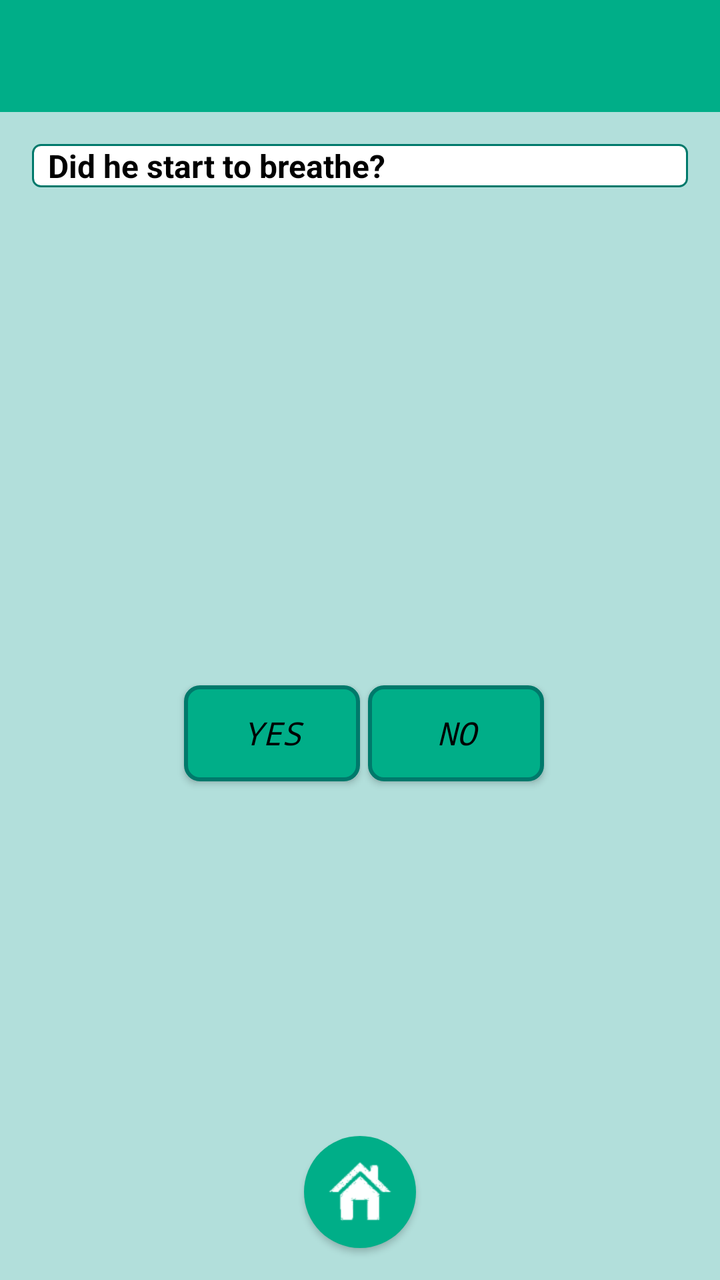
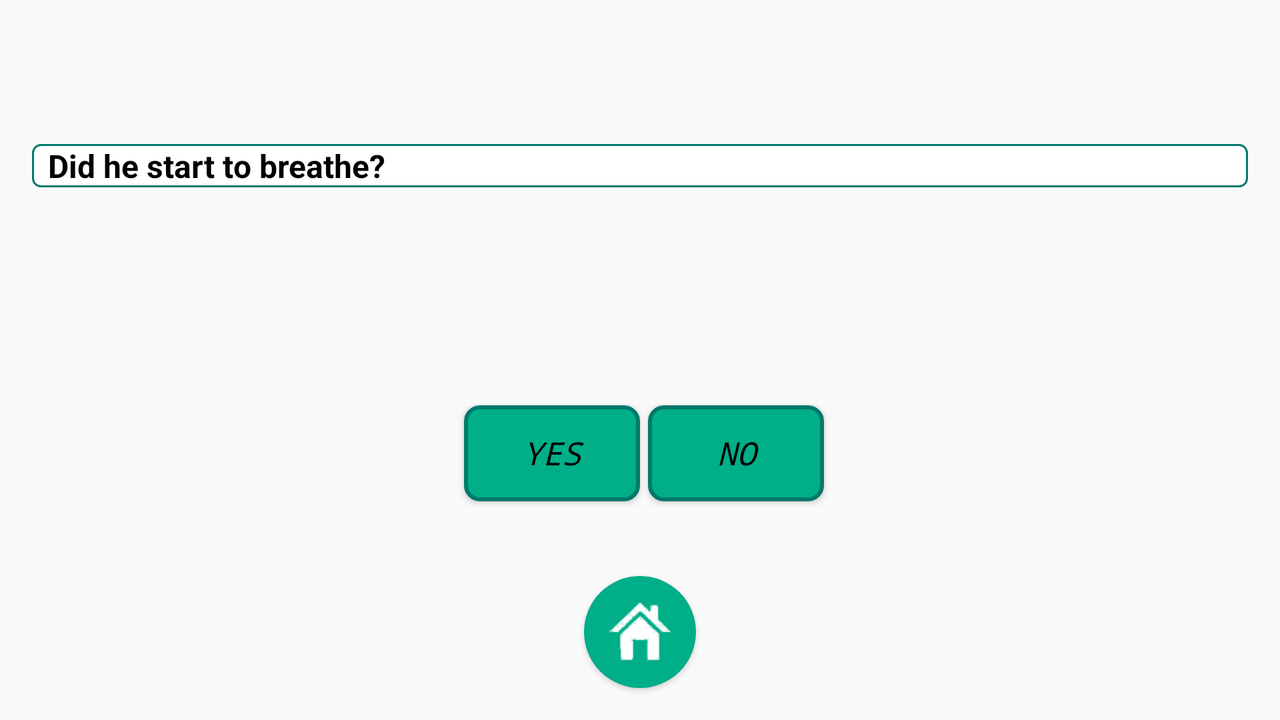

First picture: res/layout/ on a phone held upright. Second picture: the repository's own variant of that layout, on a device whose configuration matches the variant's folder. Source for both follows.
<!-- AndroidManifest.xml: application theme AppTheme -->
<!-- res/layout/activity__step6.xml -->
<?xml version="1.0" encoding="utf-8"?>
<RelativeLayout xmlns:android="http://schemas.android.com/apk/res/android"
    xmlns:tools="http://schemas.android.com/tools"
    android:layout_width="match_parent"
    android:layout_height="match_parent"
    android:id="@+id/relative_layaout_act6_0"
    tools:context="com.ull.project.mobiletriageapp_start.Activity_Step6">

    <RelativeLayout
        android:id="@+id/nottoolbarview"
        android:layout_width="match_parent"
        android:layout_height="@dimen/tool_bar"
        android:background="@color/colorPrimary">

        <ImageView
            android:layout_width="wrap_content"
            android:layout_height="wrap_content"
            android:src="@drawable/top_nav_logo_title"
            android:scaleType="fitStart"
            tools:ignore="ContentDescription" />
    </RelativeLayout>
    <RelativeLayout
        android:orientation="horizontal"
        android:layout_width="match_parent"
        android:layout_height="match_parent"
        android:background="@color/colorBackground"
        android:layout_below="@id/nottoolbarview">
        <TextView
            android:id="@+id/textview_Step6_Question"
            android:text="@string/txt_SixthQuestion"
            style="@style/App_TextView"
            android:layout_marginTop="@dimen/activity_vertical_margin"
            android:layout_marginLeft="@dimen/activity_horizontal_margin"
            android:layout_marginRight="@dimen/activity_horizontal_margin"/>

        <LinearLayout
            android:orientation="horizontal"
            android:layout_width="match_parent"
            android:layout_height="match_parent"
            android:gravity="center"
            android:layout_below="@id/textview_Step6_Question">

            <Button
                style="@style/App_ViewButton_Style"
                android:id="@+id/bt_yes_step6"
                android:text="@string/txt_PositiveAnswer"
                android:layout_margin="@dimen/space_components"/>
            <Button
                style="@style/App_ViewButton_Style"
                android:id="@+id/bt_no_step6"
                android:text="@string/txt_NegativeAnswer"/>
        </LinearLayout>

    </RelativeLayout>
    <Button
        style="@style/App_ViewButtonMain_Style"
        android:id="@+id/bt_main_step6"
        android:layout_marginBottom="@dimen/activity_vertical_margin"
        android:layout_alignParentBottom="true"
        android:layout_centerHorizontal="true"/>

</RelativeLayout>
<!-- resources referenced by this layout -->
<resources>
  <item name="colorBackground" type="color">#B2DFDB</item>
  <item name="colorPrimary" type="color">#00ae88</item>
  <dimen name="activity_horizontal_margin">16dp</dimen>
  <dimen name="activity_vertical_margin">16dp</dimen>
  <dimen name="space_components">4dp</dimen>
  <dimen name="tool_bar">56dp</dimen>
  <string name="txt_NegativeAnswer">No</string>
  <string name="txt_PositiveAnswer">Yes</string>
  <string name="txt_SixthQuestion">Did he start to breathe?</string>
  <style name="App_ViewButtonMain_Style" parent="Base.Widget.AppCompat.ImageButton">
          <item name="android:layout_width">@dimen/shape_circle</item>
          <item name="android:layout_height">@dimen/shape_circle</item>
          <item name="android:adjustViewBounds">true</item>
          <item name="android:scaleType">fitCenter</item>
          <item name="android:background">@drawable/bt_main_selector</item>
  
      </style>
  <style name="AppTheme" parent="Theme.AppCompat.Light.NoActionBar">
          <item name="android:dialogTheme">@style/App_Dialog_Theme</item>
          <item name="android:layout_width">match_parent</item>
          <item name="android:layout_height">match_parent</item>
      </style>
  <dimen name="text_size_short">16sp</dimen>
  <item name="textColorPrimary" type="color">#000000</item>
  <!-- drawable textview (drawable) -->
  <?xml version="1.0" encoding="utf-8"?>
  <shape xmlns:android="http://schemas.android.com/apk/res/android"
      android:shape="rectangle" >
  
      <solid
          android:color="@color/colorBackgroundText" >
      </solid>
  
  
      <stroke
          android:width="1dp"
          android:color="@color/colorPrimaryDark" >
      </stroke>
  
      <corners
          android:radius="4dp"   >
      </corners>
  
  </shape>
  <dimen name="shape_circle">56dp</dimen>
  <!-- drawable bt_main_selector (drawable) -->
  <?xml version="1.0" encoding="utf-8"?>
  <selector xmlns:android="http://schemas.android.com/apk/res/android">
      <item android:drawable="@drawable/bt_main_pressed"
          android:state_pressed="true" />
      <item android:drawable="@drawable/bt_main_selected"
          android:state_focused="true" />
      <item android:drawable="@drawable/bt_main_default" />
  
  </selector>
  <!-- drawable buttonview_selector (drawable) -->
  <?xml version="1.0" encoding="utf-8"?>
  <selector xmlns:android="http://schemas.android.com/apk/res/android">
      <item android:drawable="@drawable/buttonview_pressed"
          android:state_pressed="true" />
      <item android:drawable="@drawable/buttonview_selected"
          android:state_focused="true" />
      <item android:drawable="@drawable/buttonview_default" />
  
  </selector>
  <style name="App_Dialog_Theme" parent="Theme.AppCompat.Light.Dialog">
          <item name="android:windowNoTitle">false</item>
          <item name="android:windowIsFloating">true</item>
          <item name="android:layout_centerInParent">true</item>
      </style>
  <item name="colorBackgroundText" type="color">#FFFFFF</item>
  <item name="colorPrimaryDark" type="color">#00796B</item>
  <!-- drawable bt_main_pressed (drawable) -->
  <?xml version="1.0" encoding="utf-8"?>
  <layer-list xmlns:android="http://schemas.android.com/apk/res/android">
      <item>
  
          <shape android:shape="oval">
              <solid android:color="@color/colorPrimaryDark"/>
          </shape>
  
      </item>
      <item
          android:drawable="@drawable/ic_main"
          android:top ="2dp"
          android:bottom ="2dp"
          android:left= "2dp"
          android:right= "2dp">
  
  
      </item>
  
  
  </layer-list>
  <!-- drawable bt_main_selected (drawable) -->
  <?xml version="1.0" encoding="utf-8"?>
  <layer-list xmlns:android="http://schemas.android.com/apk/res/android">
      <item>
  
          <shape android:shape="oval">
              <solid android:color="@color/colorAcent"/>
          </shape>
  
      </item>
      <item
          android:drawable="@drawable/ic_main">
  
      </item>
  
  
  </layer-list>
  <item name="colorAcent" type="color">#64ffda</item>
  <dimen name="shape_circle_padding">10dp</dimen>
</resources>
<!-- res/layout-land/activity__step6.xml (the repository's variant of the layout above) -->
<!-- drawn on the phone turned sideways -->
<?xml version="1.0" encoding="utf-8"?>
<RelativeLayout xmlns:android="http://schemas.android.com/apk/res/android"
    xmlns:tools="http://schemas.android.com/tools"
    android:layout_width="match_parent"
    android:layout_height="match_parent"
    android:id="@+id/relative_layaout_act6_0"
    style="@style/AppTheme"
    tools:context="com.ull.project.mobiletriageapp_start.Activity_Step6">
    <View
        style="@style/App_Nottoolbar_Style"
        android:id="@+id/nottoolbarview"/>

    <TextView
        android:id="@+id/textview_Step6_Question"
        android:layout_below="@id/nottoolbarview"
        android:text="@string/txt_SixthQuestion"
        style="@style/App_TextView"
        android:layout_marginTop="@dimen/activity_vertical_margin"
        android:layout_marginLeft="@dimen/activity_horizontal_margin"
        android:layout_marginRight="@dimen/activity_horizontal_margin"/>

    <LinearLayout
        android:orientation="horizontal"
        android:layout_width="match_parent"
        android:layout_height="match_parent"
        android:gravity="center"
        android:layout_below="@id/textview_Step6_Question">

        <Button
            style="@style/App_ViewButton_Style"
            android:id="@+id/bt_yes_step6"
            android:text="@string/txt_PositiveAnswer"
            android:layout_margin="@dimen/space_components"/>
        <Button
            style="@style/App_ViewButton_Style"
            android:id="@+id/bt_no_step6"
            android:text="@string/txt_NegativeAnswer"/>
    </LinearLayout>


    <Button
        style="@style/App_ViewButtonMain_Style"
        android:id="@+id/bt_main_step6"
        android:layout_marginBottom="@dimen/activity_vertical_margin"
        android:layout_alignParentBottom="true"
        android:layout_centerHorizontal="true"/>



</RelativeLayout>
<!-- resources referenced by the variant -->
<!-- as the phone turned sideways resolves them -->
<resources>
  <dimen name="activity_horizontal_margin">16dp</dimen>
  <dimen name="activity_vertical_margin">16dp</dimen>
  <dimen name="space_components">4dp</dimen>
  <string name="txt_NegativeAnswer">No</string>
  <string name="txt_PositiveAnswer">Yes</string>
  <string name="txt_SixthQuestion">Did he start to breathe?</string>
  <style name="AppTheme" parent="Theme.AppCompat.Light.NoActionBar">
          <item name="android:dialogTheme">@style/App_Dialog_Theme</item>
          <item name="android:layout_width">match_parent</item>
          <item name="android:layout_height">match_parent</item>
      </style>
  <style name="App_Nottoolbar_Style">
          <item name="android:foreground">@color/colorPrimary</item>
          <item name="android:layout_width">match_parent</item>
          <item name="android:layout_height">@dimen/tool_bar</item>
      </style>
  <style name="App_ViewButtonMain_Style" parent="Base.Widget.AppCompat.ImageButton">
          <item name="android:layout_width">@dimen/shape_circle</item>
          <item name="android:layout_height">@dimen/shape_circle</item>
          <item name="android:adjustViewBounds">true</item>
          <item name="android:scaleType">fitCenter</item>
          <item name="android:background">@drawable/bt_main_selector</item>
  
      </style>
  <style name="App_Dialog_Theme" parent="Theme.AppCompat.Light.Dialog">
          <item name="android:windowNoTitle">false</item>
          <item name="android:windowIsFloating">true</item>
          <item name="android:layout_centerInParent">true</item>
      </style>
  <item name="colorPrimary" type="color">#00ae88</item>
  <dimen name="tool_bar">56dp</dimen>
  <dimen name="text_size_short">16sp</dimen>
  <item name="textColorPrimary" type="color">#000000</item>
  <!-- drawable textview (drawable) -->
  <?xml version="1.0" encoding="utf-8"?>
  <shape xmlns:android="http://schemas.android.com/apk/res/android"
      android:shape="rectangle" >
  
      <solid
          android:color="@color/colorBackgroundText" >
      </solid>
  
  
      <stroke
          android:width="1dp"
          android:color="@color/colorPrimaryDark" >
      </stroke>
  
      <corners
          android:radius="4dp"   >
      </corners>
  
  </shape>
  <dimen name="shape_circle">56dp</dimen>
  <!-- drawable bt_main_selector (drawable) -->
  <?xml version="1.0" encoding="utf-8"?>
  <selector xmlns:android="http://schemas.android.com/apk/res/android">
      <item android:drawable="@drawable/bt_main_pressed"
          android:state_pressed="true" />
      <item android:drawable="@drawable/bt_main_selected"
          android:state_focused="true" />
      <item android:drawable="@drawable/bt_main_default" />
  
  </selector>
  <!-- drawable buttonview_selector (drawable) -->
  <?xml version="1.0" encoding="utf-8"?>
  <selector xmlns:android="http://schemas.android.com/apk/res/android">
      <item android:drawable="@drawable/buttonview_pressed"
          android:state_pressed="true" />
      <item android:drawable="@drawable/buttonview_selected"
          android:state_focused="true" />
      <item android:drawable="@drawable/buttonview_default" />
  
  </selector>
  <item name="colorBackgroundText" type="color">#FFFFFF</item>
  <item name="colorPrimaryDark" type="color">#00796B</item>
  <!-- drawable bt_main_selected (drawable) -->
  <?xml version="1.0" encoding="utf-8"?>
  <layer-list xmlns:android="http://schemas.android.com/apk/res/android">
      <item>
  
          <shape android:shape="oval">
              <solid android:color="@color/colorAcent"/>
          </shape>
  
      </item>
      <item
          android:drawable="@drawable/ic_main">
  
      </item>
  
  
  </layer-list>
  <item name="colorAcent" type="color">#64ffda</item>
  <dimen name="shape_circle_padding">10dp</dimen>
  <item name="colorBackground" type="color">#B2DFDB</item>
</resources>
